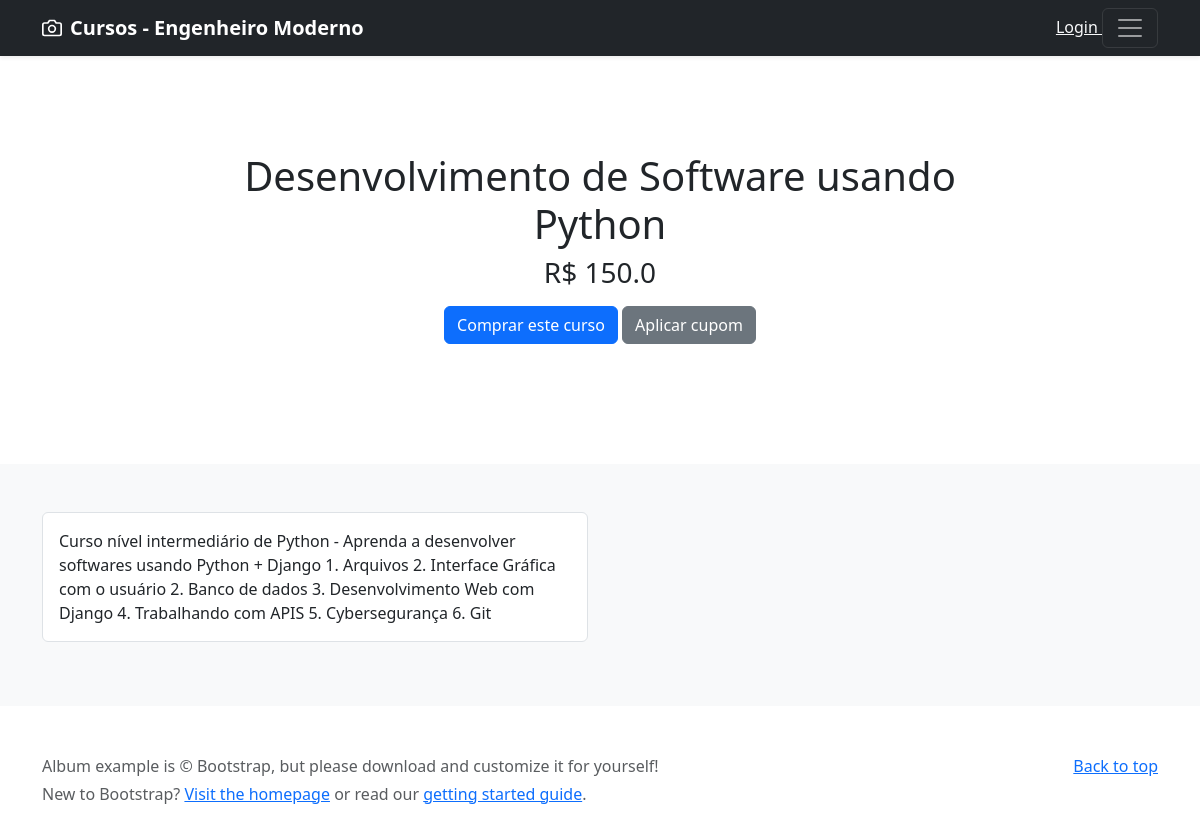
The app's page /home/software-python with its own data.
### webadmin/models.py (models this page shows, shortened)
class Course(models.Model):
    title = models.CharField(max_length=255)
    slug = models.SlugField(max_length=255, unique=True)
    description = models.TextField(null=True)
    created = models.DateTimeField(auto_now_add=True)
    updated = models.DateTimeField(auto_now=True)
    banner = models.ImageField(upload_to='course')
    price = models.FloatField()

### webadmin/views.py (the view, shortened to what this page needs)
# urls.py: path('<str:slug>', views.course, name='course'),
def course(request, slug):
    course = Course.objects.get(slug=slug)
    modules = Module.objects.filter(course=course)
    context = {'course': course,
               'modules': modules
               }
    return render(request, 'course.html', context)

### webadmin/templates/course.html (shortened to what this page needs)
{% extends 'base.html' %}
{% load bootstrap5 %}
{% block content %}
  <main>
    <section class="py-5 text-center container">
      <div class="row py-lg-5">
        <div class="col-lg-8 col-md-8 mx-auto">
          <h1 class="fw-light">{{ course.title }}</h1>
          <h3>R$ {{ course.price}}</h3>
          <form method="post">
            <p>
              <button type="submit" class="btn btn-primary my-2">Comprar este curso</button>
              <a href="#" class="btn btn-secondary my-2">Aplicar cupom</a>
            </p>
          </form>
        </div>
      </div>
    </section>
    <div class="album py-5 bg-light">
      <div class="container">
        <div class="row">
          <div class="col">
            <div class="p-3 mb-3 bg-body border rounded">
              {{ course.description | safe }}
            </div>
          </div>
          <div class="col">
          </div>
        </div>
      </div>
    </div>
  </main>
  <footer class="text-muted py-5">
    <div class="container">
      <p class="float-end mb-1">
        <a href="#">Back to top</a>
      </p>
      <p class="mb-1">Album example is &copy; Bootstrap, but please download and customize it for yourself!</p>
      <p class="mb-0">New to Bootstrap? <a href="/">Visit the homepage</a> or read our <a href="/docs/5.0/getting-started/introduction/">getting started guide</a>.</p>
    </div>
  </footer>
{% endblock %}

### records on screen
Course: title "Desenvolvimento de Software usando Python", price "150.0", description "Curso nível intermediário de Python - Aprenda a desenvolver softwares usando Python + Django 1. Arquivos 2. Interface Gráfica com o usuário 2. Banco de dados 3. Desenvolvimento Web com Django 4. Trabalhando com APIS 5. Cybersegurança 6. Git"
